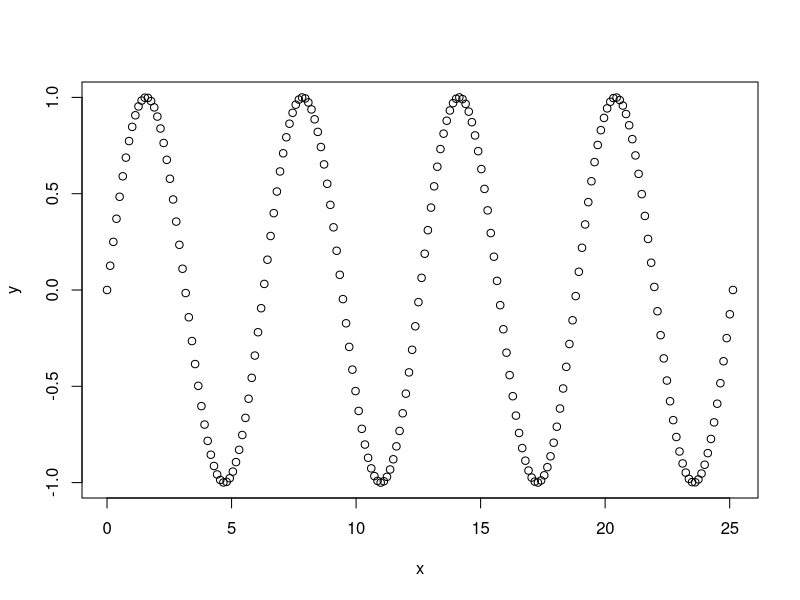

The R script that drew this image:
## ---- chunk 1
x <-1
y=2
3->z
x+y
y*z
y/x
## ---- chunk 2
a <- 0:10
print(a)
b <- 10:4
print(b)
class(a)
str(a)
a[c(1,5,10)]
head(a,4)
tail(b,5)
## ---- chunk 3
c <- c(1:5,10.5,'red','green',"yellow")
print(c)
class(c)
str(c)
d <- c(1:5,10.5)
print(d)
class(d)
str(d)
## ---- chunk 4
x<-seq(0,8*pi,length.out=200)
y<-sin(x)
plot(x,y)
## ---- chunk 5
a<-c(3,-2,4,NA,-1,8,-4,9,NA, 11,3,8,NA)
a[!is.na(a)]

a <-c(2,3,-1,3,5,2,-3,1)
cat("The Sum of Positive integers in a =",sum(a[a>0]))
## ---- chunk 6
M1 <- matrix(1:12,ncol =4,byrow = TRUE)
M1
M2 <- matrix(1:12,nrow =4)
M2
## ---- chunk 7
M1 <- matrix(1:20,ncol=4)
M1[c(3,5),c(2,4)]

## ---- chunk 8
DF <- data.frame(
gender = c("Male", "Male","Female"),
height = c(152, 171.5, 165),
weight = c(81,93, 78),
age =c(42,38,26),
row.names=c('Ally','Belinda','Alfred')
)
DF
DF$age
DF[DF$gender == "Male",]
